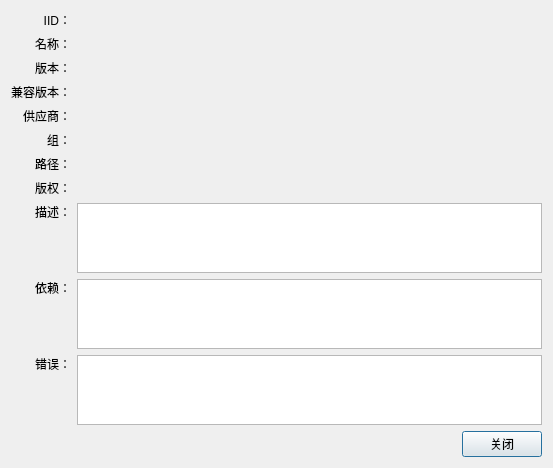
<?xml version="1.0" encoding="UTF-8"?>
<ui version="4.0">
 <class>PluginDetailsDialog</class>
 <widget class="QDialog" name="PluginDetailsDialog">
  <property name="geometry">
   <rect>
    <x>0</x>
    <y>0</y>
    <width>553</width>
    <height>436</height>
   </rect>
  </property>
  <property name="windowTitle">
   <string/>
  </property>
  <layout class="QGridLayout" name="gridLayout" columnstretch="0,1">
   <item row="9" column="1">
    <widget class="QListWidget" name="listWidget_Dependencies"/>
   </item>
   <item row="10" column="1">
    <widget class="QTextEdit" name="textEdit_Error">
     <property name="readOnly">
      <bool>true</bool>
     </property>
    </widget>
   </item>
   <item row="1" column="0">
    <widget class="QLabel" name="label">
     <property name="text">
      <string>名称：</string>
     </property>
     <property name="alignment">
      <set>Qt::AlignRight|Qt::AlignTrailing|Qt::AlignVCenter</set>
     </property>
    </widget>
   </item>
   <item row="1" column="1">
    <widget class="QLabel" name="label_Name">
     <property name="text">
      <string/>
     </property>
    </widget>
   </item>
   <item row="3" column="0">
    <widget class="QLabel" name="label_4">
     <property name="text">
      <string>兼容版本：</string>
     </property>
     <property name="alignment">
      <set>Qt::AlignRight|Qt::AlignTrailing|Qt::AlignVCenter</set>
     </property>
    </widget>
   </item>
   <item row="2" column="0">
    <widget class="QLabel" name="label_3">
     <property name="text">
      <string>版本：</string>
     </property>
     <property name="alignment">
      <set>Qt::AlignRight|Qt::AlignTrailing|Qt::AlignVCenter</set>
     </property>
    </widget>
   </item>
   <item row="4" column="0">
    <widget class="QLabel" name="label_5">
     <property name="text">
      <string>供应商：</string>
     </property>
     <property name="alignment">
      <set>Qt::AlignRight|Qt::AlignTrailing|Qt::AlignVCenter</set>
     </property>
    </widget>
   </item>
   <item row="5" column="0">
    <widget class="QLabel" name="label_6">
     <property name="text">
      <string>组：</string>
     </property>
     <property name="alignment">
      <set>Qt::AlignRight|Qt::AlignTrailing|Qt::AlignVCenter</set>
     </property>
    </widget>
   </item>
   <item row="6" column="0">
    <widget class="QLabel" name="label_7">
     <property name="text">
      <string>路径：</string>
     </property>
     <property name="alignment">
      <set>Qt::AlignRight|Qt::AlignTrailing|Qt::AlignVCenter</set>
     </property>
    </widget>
   </item>
   <item row="8" column="0">
    <widget class="QLabel" name="label_8">
     <property name="text">
      <string>描述：</string>
     </property>
     <property name="alignment">
      <set>Qt::AlignRight|Qt::AlignTop|Qt::AlignTrailing</set>
     </property>
    </widget>
   </item>
   <item row="7" column="0">
    <widget class="QLabel" name="label_9">
     <property name="text">
      <string>版权：</string>
     </property>
     <property name="alignment">
      <set>Qt::AlignRight|Qt::AlignTrailing|Qt::AlignVCenter</set>
     </property>
    </widget>
   </item>
   <item row="9" column="0">
    <widget class="QLabel" name="label_10">
     <property name="text">
      <string>依赖：</string>
     </property>
     <property name="alignment">
      <set>Qt::AlignRight|Qt::AlignTop|Qt::AlignTrailing</set>
     </property>
    </widget>
   </item>
   <item row="10" column="0">
    <widget class="QLabel" name="label_11">
     <property name="text">
      <string>错误：</string>
     </property>
     <property name="alignment">
      <set>Qt::AlignRight|Qt::AlignTop|Qt::AlignTrailing</set>
     </property>
    </widget>
   </item>
   <item row="11" column="1">
    <layout class="QHBoxLayout" name="horizontalLayout">
     <item>
      <spacer name="horizontalSpacer">
       <property name="orientation">
        <enum>Qt::Horizontal</enum>
       </property>
       <property name="sizeHint" stdset="0">
        <size>
         <width>40</width>
         <height>20</height>
        </size>
       </property>
      </spacer>
     </item>
     <item>
      <widget class="QPushButton" name="pushButton">
       <property name="text">
        <string>关闭</string>
       </property>
      </widget>
     </item>
    </layout>
   </item>
   <item row="8" column="1">
    <widget class="QTextEdit" name="textEdit_Description">
     <property name="readOnly">
      <bool>true</bool>
     </property>
    </widget>
   </item>
   <item row="2" column="1">
    <widget class="QLabel" name="label_Version">
     <property name="text">
      <string/>
     </property>
    </widget>
   </item>
   <item row="3" column="1">
    <widget class="QLabel" name="label_CompatVersion">
     <property name="text">
      <string/>
     </property>
    </widget>
   </item>
   <item row="4" column="1">
    <widget class="QLabel" name="label_Vendor">
     <property name="text">
      <string/>
     </property>
    </widget>
   </item>
   <item row="5" column="1">
    <widget class="QLabel" name="label_Group">
     <property name="text">
      <string/>
     </property>
    </widget>
   </item>
   <item row="6" column="1">
    <widget class="QLabel" name="label_Location">
     <property name="text">
      <string/>
     </property>
    </widget>
   </item>
   <item row="7" column="1">
    <widget class="QLabel" name="label_Copyright">
     <property name="text">
      <string/>
     </property>
    </widget>
   </item>
   <item row="0" column="0">
    <widget class="QLabel" name="label_2">
     <property name="text">
      <string>IID：</string>
     </property>
     <property name="alignment">
      <set>Qt::AlignRight|Qt::AlignTrailing|Qt::AlignVCenter</set>
     </property>
    </widget>
   </item>
   <item row="0" column="1">
    <widget class="QLabel" name="label_IID">
     <property name="text">
      <string/>
     </property>
    </widget>
   </item>
  </layout>
 </widget>
 <layoutdefault spacing="6" margin="11"/>
 <resources/>
 <connections>
  <connection>
   <sender>pushButton</sender>
   <signal>clicked()</signal>
   <receiver>PluginDetailsDialog</receiver>
   <slot>accept()</slot>
   <hints>
    <hint type="sourcelabel">
     <x>468</x>
     <y>380</y>
    </hint>
    <hint type="destinationlabel">
     <x>388</x>
     <y>382</y>
    </hint>
   </hints>
  </connection>
 </connections>
</ui>
